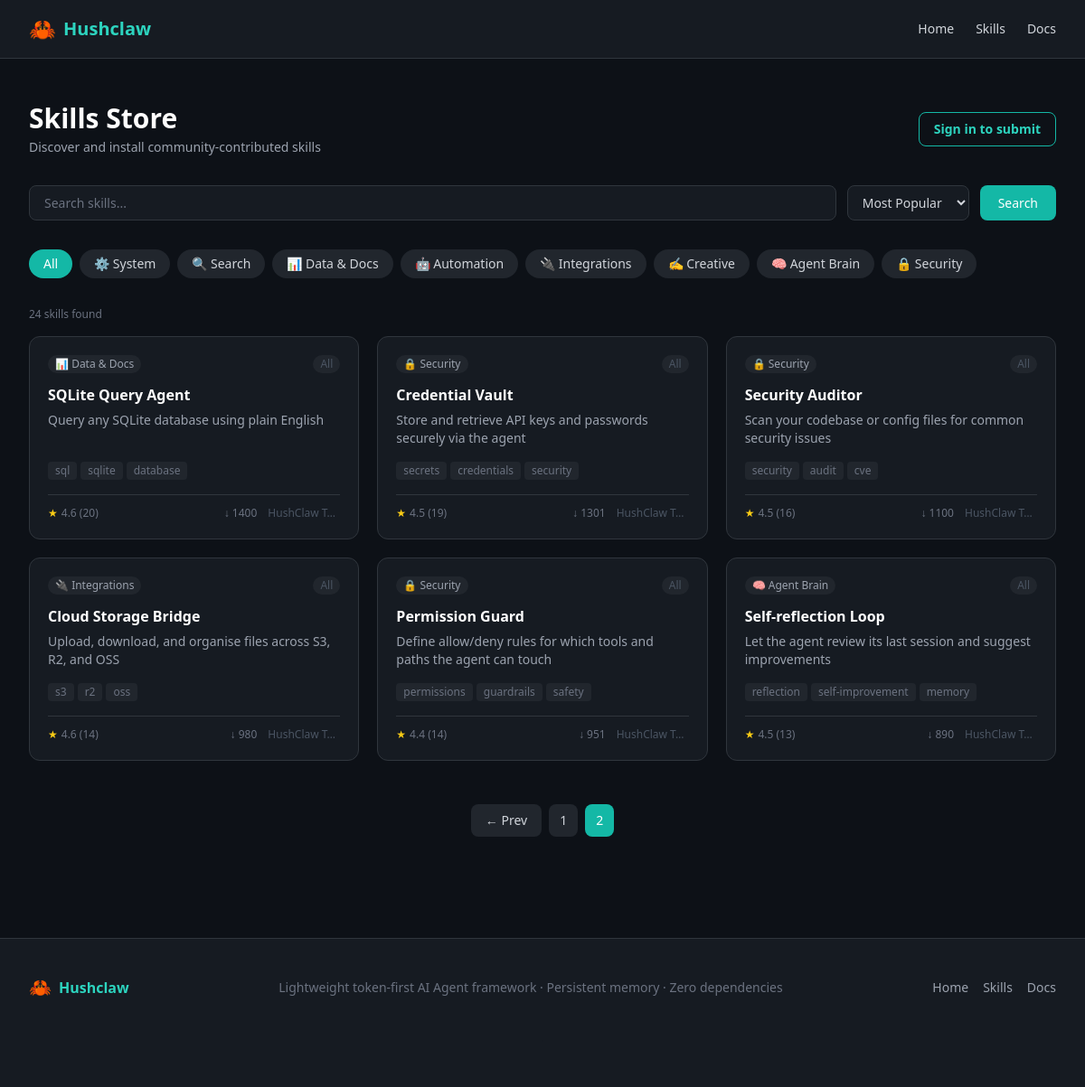
Screenshot of /skills?category=&q=&sort=popular&page=2 with the database file from the repository.
### app/models.py (models this page shows, shortened)
class Category(Base):
    __tablename__ = "categories"
    id = Column(Integer, primary_key=True, index=True)
    name = Column(String(100), nullable=False)
    slug = Column(String(100), unique=True, nullable=False)
    icon = Column(String(10), default="📦")
    created_at = Column(DateTime, default=datetime.utcnow)
    skills = relationship("Skill", back_populates="category")

class Skill(Base):
    __tablename__ = "skills"
    id = Column(Integer, primary_key=True, index=True)
    title = Column(String(200), nullable=False)
    description = Column(Text, nullable=False)
    short_desc = Column(String(300), nullable=False)
    category_id = Column(Integer, ForeignKey("categories.id"), nullable=False)
    platform = Column(String(20), default="all")  # all / mac / windows
    install_count = Column(Integer, default=0)
    rating_sum = Column(Integer, default=0)
    rating_count = Column(Integer, default=0)
    author = Column(String(100), default="Hushclaw Team")
    tags = Column(String(500), default="")
    is_active = Column(Boolean, default=True)
    created_at = Column(DateTime, default=datetime.utcnow)
    client_id = Column(String(36), index=True, nullable=True)
    user_id = Column(Integer, ForeignKey("users.id"), nullable=True, index=True)
    skill_slug = Column(String(200), index=True, nullable=True)
    content_hash = Column(String(64), index=True, nullable=True)
    version = Column(String(20), default="1.0.0")
    status = Column(String(20), default="pending")  # pending / approved / rejected
    review_note = Column(Text, nullable=True)
    source_file = Column(Text, nullable=True)
    parent_id = Column(Integer, ForeignKey("skills.id"), nullable=True)
    category = relationship("Category", back_populates="skills")
    ratings = relationship("Rating", back_populates="skill")
    submitter = relationship("User", foreign_keys=[user_id])

### app/routes/skills.py (the view)
@router.get("/skills", response_class=HTMLResponse)
async def skills_list(
    request: Request,
    db: Session = Depends(get_db),
    category: str = Query(""),
    q: str = Query(""),
    sort: str = Query("popular"),
    page: int = Query(1, ge=1),
):
    categories = db.query(Category).all()
    query = db.query(Skill).filter(Skill.is_active == True, Skill.status == "approved")
    if category:
        cat = db.query(Category).filter(Category.slug == category).first()
        if cat:
            query = query.filter(Skill.category_id == cat.id)
    if q:
        query = query.filter(
            Skill.title.contains(q) | Skill.short_desc.contains(q) | Skill.tags.contains(q)
        )
    if sort == "newest":
        query = query.order_by(Skill.created_at.desc())
    elif sort == "rating":
        query = query.order_by((Skill.rating_sum / (Skill.rating_count + 1)).desc())
    else:
        query = query.order_by(Skill.install_count.desc())
    total = query.count()
    total_pages = max(1, (total + PAGE_SIZE - 1) // PAGE_SIZE)
    page = min(page, total_pages)
    skills = query.offset((page - 1) * PAGE_SIZE).limit(PAGE_SIZE).all()
    return templates.TemplateResponse(
        "skills/index.html",
        {
            "request": request,
            "skills": skills,
            "categories": categories,
            "active_category": category,
            "search_query": q,
            "sort": sort,
            "page": page,
            "total_pages": total_pages,
            "total": total,
        },
    )

### app/templates/skills/index.html (shortened to what this page needs)
{% extends "base.html" %}
{% block content %}
<div class="max-w-7xl mx-auto px-4 sm:px-6 lg:px-8 py-12">
  <div class="flex items-center justify-between mb-8">
    <div>
      <h1 class="text-3xl font-bold text-white">Skills Store</h1>
      <p class="text-gray-400 mt-1 text-sm">Discover and install community-contributed skills</p>
    </div>
    {% if request.state.current_user %}
    <a href="/skills/submit"
       class="px-4 py-2 rounded-lg bg-teal-500 hover:bg-teal-400 text-white font-semibold text-sm transition-colors">
      + Submit Skill
    </a>
    {% else %}
    <a href="/auth/login"
       class="px-4 py-2 rounded-lg border border-teal-500 text-teal-400 hover:bg-teal-500 hover:text-white text-sm font-semibold transition-colors">
      Sign in to submit
    </a>
    {% endif %}
  </div>
  <form method="get" action="/skills" class="flex flex-col sm:flex-row gap-3 mb-8">
    <input
      type="text" name="q" value="{{ search_query }}"
      placeholder="Search skills..."
      class="flex-1 bg-navy-800 border border-navy-600 rounded-lg px-4 py-2 text-sm text-white
             placeholder-gray-500 focus:outline-none focus:border-teal-500 transition-colors"
    />
    <select name="sort" onchange="this.form.submit()"
            class="bg-navy-800 border border-navy-600 rounded-lg px-3 py-2 text-sm text-gray-300
                   focus:outline-none focus:border-teal-500 transition-colors">
      <option value="popular" {% if sort == 'popular' %}selected{% endif %}>Most Popular</option>
    </select>
    <button type="submit"
            class="bg-teal-500 hover:bg-teal-400 text-white px-5 py-2 rounded-lg text-sm font-medium transition-colors">
      Search
    </button>
  </form>
  <div class="flex flex-wrap gap-2 mb-8">
    <a href="/skills?sort={{ sort }}{% if search_query %}&q={{ search_query }}{% endif %}"
       class="px-4 py-1.5 rounded-full text-sm font-medium transition-colors
              {% if not active_category %}bg-teal-500 text-white{% else %}bg-navy-700 text-gray-300 hover:bg-navy-600{% endif %}">
      All
    </a>
    {% for cat in categories %}
    <a href="/skills?category={{ cat.slug }}&sort={{ sort }}{% if search_query %}&q={{ search_query }}{% endif %}"
       class="px-4 py-1.5 rounded-full text-sm font-medium transition-colors
              {% if active_category == cat.slug %}bg-teal-500 text-white{% else %}bg-navy-700 text-gray-300 hover:bg-navy-600{% endif %}">
      {{ cat.icon }} {{ cat.name }}
    </a>
    {% endfor %}
  </div>
  {% if total is defined %}
  <p class="text-gray-500 text-xs mb-4">{{ total }} skill{{ 's' if total != 1 else '' }} found</p>
  {% endif %}
  {% if skills %}
  <div class="grid grid-cols-1 sm:grid-cols-2 lg:grid-cols-3 gap-5">
    {% for skill in skills %}
    <a href="/skills/{{ skill.id }}"
       class="bg-navy-800 border border-navy-600 rounded-xl p-5 hover:border-teal-500 transition-colors group flex flex-col">
      <div class="flex items-start justify-between mb-3">
        <span class="text-xs bg-navy-700 text-gray-400 px-2 py-0.5 rounded-full">
          {{ skill.category.icon }} {{ skill.category.name }}
        </span>
        <span class="text-xs px-2 py-0.5 rounded-full
          {% if skill.platform == 'mac' %}text-gray-300 bg-gray-700
          {% elif skill.platform == 'windows' %}text-blue-300 bg-blue-900/30
          {% else %}text-gray-600 bg-navy-700{% endif %}">
          {% if skill.platform == 'mac' %}🍎 Mac
          {% elif skill.platform == 'windows' %}🪟 Windows
          {% else %}All{% endif %}
        </span>
      </div>
      <h2 class="font-semibold text-white group-hover:text-teal-400 transition-colors mb-1.5">{{ skill.title }}</h2>
      <p class="text-gray-400 text-sm line-clamp-2 flex-1 mb-4">{{ skill.short_desc }}</p>
      {% if skill.tag_list %}
      <div class="flex flex-wrap gap-1 mb-4">
        {% for tag in skill.tag_list[:3] %}
        <span class="text-xs bg-navy-700 text-gray-500 px-2 py-0.5 rounded">{{ tag }}</span>
        {% endfor %}
      </div>
      {% endif %}
      <div class="flex items-center justify-between text-xs text-gray-500 pt-3 border-t border-navy-600">
        <div class="flex items-center gap-1">
          {% if skill.avg_rating > 0 %}
          <span class="text-yellow-400">★</span>
          <span>{{ skill.avg_rating }} ({{ skill.rating_count }})</span>
          {% else %}
          <span>No ratings</span>
          {% endif %}
        </div>
        <div class="flex items-center gap-3">
          <span>↓ {{ skill.install_count }}</span>
          <span class="text-gray-600 truncate max-w-[80px]">{{ skill.author }}</span>
        </div>
      </div>
    </a>
    {% endfor %}
  </div>
  {% if total_pages > 1 %}
  <nav class="flex items-center justify-center gap-2 mt-12">
    {% if page > 1 %}
    <a href="?category={{ active_category }}&q={{ search_query }}&sort={{ sort }}&page={{ page - 1 }}"
       class="px-4 py-2 rounded-lg bg-navy-700 hover:bg-navy-600 text-gray-300 text-sm transition-colors">
      ← Prev
    </a>
    {% endif %}
    {% for p in range([1, page - 2]|max, [total_pages + 1, page + 3]|min) %}
    <a href="?category={{ active_category }}&q={{ search_query }}&sort={{ sort }}&page={{ p }}"
       class="px-3 py-2 rounded-lg text-sm transition-colors
              {% if p == page %}bg-teal-500 text-white{% else %}bg-navy-700 hover:bg-navy-600 text-gray-300{% endif %}">
      {{ p }}
    </a>
    {% endfor %}
  </nav>
  {% endif %}
  {% else %}
  <div class="text-center py-24 text-gray-500">
    <div class="text-5xl mb-4">🔍</div>
    <p class="text-lg">No skills found</p>
    <p class="text-sm mt-2">Try a different keyword or category</p>
  </div>
  {% endif %}
</div>
{% endblock %}

### rows the page displays
Category: icon "⚙️", name "System"
Category: icon "🔍", name "Search"
Category: icon "📊", name "Data & Docs"
Category: icon "🤖", name "Automation"
Category: icon "🔌", name "Integrations"
Category: icon "✍️", name "Creative"
Category: icon "🧠", name "Agent Brain"
Category: icon "🔒", name "Security"
Skill: category.icon "📊", category.name "Data & Docs", platform "All", title "SQLite Query Agent", short_desc "Query any SQLite database using plain English", 3 "sql" "sqlite" "database", avg_rating "4.6", rating_count "20", install_count "1400", author "HushClaw T…"
Skill: category.icon "🔒", category.name "Security", platform "All", title "Credential Vault", short_desc "Store and retrieve API keys and passwords securely via the agent", 3 "secrets" "credentials" "security", avg_rating "4.5", rating_count "19", install_count "1301", author "HushClaw T…"
Skill: category.icon "🔒", category.name "Security", platform "All", title "Security Auditor", short_desc "Scan your codebase or config files for common security issues", 3 "security" "audit" "cve", avg_rating "4.5", rating_count "16", install_count "1100", author "HushClaw T…"
Skill: category.icon "🔌", category.name "Integrations", platform "All", title "Cloud Storage Bridge", short_desc "Upload, download, and organise files across S3, R2, and OSS", 3 "s3" "r2" "oss", avg_rating "4.6", rating_count "14", install_count "980", author "HushClaw T…"
Skill: category.icon "🔒", category.name "Security", platform "All", title "Permission Guard", short_desc "Define allow/deny rules for which tools and paths the agent can touch", 3 "permissions" "guardrails" "safety", avg_rating "4.4", rating_count "14", install_count "951", author "HushClaw T…"
Skill: category.icon "🧠", category.name "Agent Brain", platform "All", title "Self-reflection Loop", short_desc "Let the agent review its last session and suggest improvements", 3 "reflection" "self-improvement" "memory", avg_rating "4.5", rating_count "13", install_count "890", author "HushClaw T…"

### other values shown
{{ total }} "24"
{{ 's' if total != 1 else '' }} "s"
{{ p }} "1" "2"
